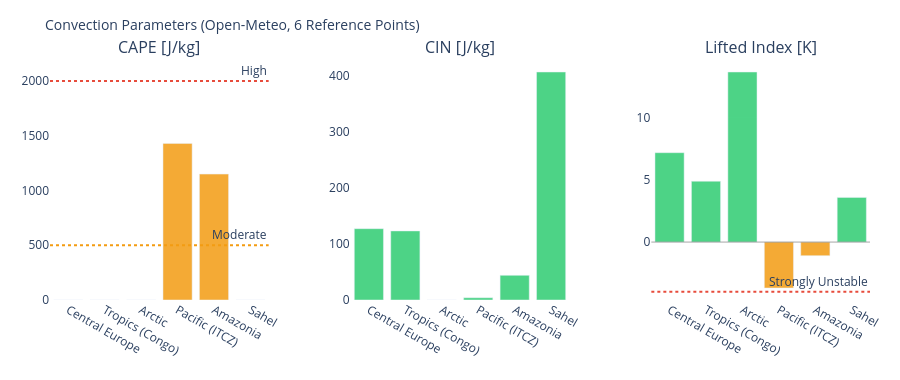

The cell this chart's notebook holds for it:
### Markdown cell above
---
## 3. Visualizations

### Code cell
# ============================================================
# CAPE / CIN / LIFTED INDEX – Convection potential
# ============================================================

if not df_atm.empty:
    fig = make_subplots(
        rows=1, cols=3,
        subplot_titles=['CAPE [J/kg]', 'CIN [J/kg]', 'Lifted Index [K]'],
        horizontal_spacing=0.1
    )
    pts = df_atm['point'].tolist()
    pt_colors = ['#E85D24','#185FA5','#888780','#378ADD','#639922','#F2A623']

    # CAPE – höher = mehr Gewitterpotential
    cape_vals = df_atm['cape'].fillna(0).tolist()
    cape_colors = ['#e74c3c' if v > 2000 else '#f39c12' if v > 500 else '#2ecc71'
                   for v in cape_vals]
    fig.add_trace(go.Bar(x=pts, y=cape_vals, marker_color=cape_colors,
                         opacity=0.85, showlegend=False), row=1, col=1)
    fig.add_hline(y=2000, line_dash='dot', line_color='#e74c3c',
                  annotation_text='High', row=1, col=1)
    fig.add_hline(y=500,  line_dash='dot', line_color='#f39c12',
                  annotation_text='Moderate', row=1, col=1)

    # CIN – negativer = stärker gedeckelt (weniger Auslöse)
    cin_vals = df_atm['cin'].fillna(0).tolist()
    cin_colors = ['#e74c3c' if v < -200 else '#f39c12' if v < -50 else '#2ecc71'
                  for v in cin_vals]
    fig.add_trace(go.Bar(x=pts, y=cin_vals, marker_color=cin_colors,
                         opacity=0.85, showlegend=False), row=1, col=2)

    # Lifted Index – negativ = instabil
    li_vals = df_atm['li'].fillna(0).tolist()
    li_colors = ['#e74c3c' if v < -4 else '#f39c12' if v < 0 else '#2ecc71'
                 for v in li_vals]
    fig.add_trace(go.Bar(x=pts, y=li_vals, marker_color=li_colors,
                         opacity=0.85, showlegend=False), row=1, col=3)
    fig.add_hline(y=0, line_color='gray', line_width=0.7, row=1, col=3)
    fig.add_hline(y=-4, line_dash='dot', line_color='#e74c3c',
                  annotation_text='Strongly Unstable', row=1, col=3)

    fig.update_layout(
        title=dict(text='Convection Parameters (Open-Meteo, 6 Reference Points)', font=dict(size=14)),
        height=380, plot_bgcolor='rgba(0,0,0,0)', paper_bgcolor='rgba(0,0,0,0)',
        margin=dict(l=50, r=30, t=60, b=80)
    )
    fig.update_xaxes(tickangle=30)
    fig.show()

### Figure 1 — Plotly figure (JSON) as saved in the notebook; plotly's stock layout.template omitted (floating-point values rounded to 4 significant figures)
{"data": [{"marker": {"color": ["#2ecc71", "#2ecc71", "#2ecc71", "#f39c12", "#f39c12", "#2ecc71"]}, "opacity": 0.85, "showlegend": false, "type": "bar", "x": ["Central Europe", "Tropics (Congo)", "Arctic", "Pacific (ITCZ)", "Amazonia", "Sahel"], "xaxis": "x", "y": [0.0, 0.0, 0.0, 1430.0, 1150.0, 0.0], "yaxis": "y"}, {"marker": {"color": ["#2ecc71", "#2ecc71", "#2ecc71", "#2ecc71", "#2ecc71", "#2ecc71"]}, "opacity": 0.85, "showlegend": false, "type": "bar", "x": ["Central Europe", "Tropics (Congo)", "Arctic", "Pacific (ITCZ)", "Amazonia", "Sahel"], "xaxis": "x2", "y": [127.0, 123.0, 0.0, 4.0, 44.0, 406.0], "yaxis": "y2"}, {"marker": {"color": ["#2ecc71", "#2ecc71", "#2ecc71", "#f39c12", "#f39c12", "#2ecc71"]}, "opacity": 0.85, "showlegend": false, "type": "bar", "x": ["Central Europe", "Tropics (Congo)", "Arctic", "Pacific (ITCZ)", "Amazonia", "Sahel"], "xaxis": "x3", "y": [7.2, 4.9, 13.7, -3.7, -1.1, 3.6], "yaxis": "y3"}], "layout": {"annotations": [{"font": {"size": 16}, "showarrow": false, "text": "CAPE [J/kg]", "x": 0.1333, "xanchor": "center", "xref": "paper", "y": 1.0, "yanchor": "bottom", "yref": "paper"}, {"font": {"size": 16}, "showarrow": false, "text": "CIN [J/kg]", "x": 0.5, "xanchor": "center", "xref": "paper", "y": 1.0, "yanchor": "bottom", "yref": "paper"}, {"font": {"size": 16}, "showarrow": false, "text": "Lifted Index [K]", "x": 0.8667, "xanchor": "center", "xref": "paper", "y": 1.0, "yanchor": "bottom", "yref": "paper"}, {"showarrow": false, "text": "High", "x": 1, "xanchor": "right", "xref": "x domain", "y": 2000, "yanchor": "bottom", "yref": "y"}, {"showarrow": false, "text": "Moderate", "x": 1, "xanchor": "right", "xref": "x domain", "y": 500, "yanchor": "bottom", "yref": "y"}, {"showarrow": false, "text": "Strongly Unstable", "x": 1, "xanchor": "right", "xref": "x3 domain", "y": -4, "yanchor": "bottom", "yref": "y3"}], "height": 380, "margin": {"b": 80, "l": 50, "r": 30, "t": 60}, "paper_bgcolor": "rgba(0,0,0,0)", "plot_bgcolor": "rgba(0,0,0,0)", "shapes": [{"line": {"color": "#e74c3c", "dash": "dot"}, "type": "line", "x0": 0, "x1": 1, "xref": "x domain", "y0": 2000, "y1": 2000, "yref": "y"}, {"line": {"color": "#f39c12", "dash": "dot"}, "type": "line", "x0": 0, "x1": 1, "xref": "x domain", "y0": 500, "y1": 500, "yref": "y"}, {"line": {"color": "gray", "width": 0.7}, "type": "line", "x0": 0, "x1": 1, "xref": "x3 domain", "y0": 0, "y1": 0, "yref": "y3"}, {"line": {"color": "#e74c3c", "dash": "dot"}, "type": "line", "x0": 0, "x1": 1, "xref": "x3 domain", "y0": -4, "y1": -4, "yref": "y3"}], "title": {"font": {"size": 14}, "text": "Convection Parameters (Open-Meteo, 6 Reference Points)"}, "xaxis": {"anchor": "y", "domain": [0.0, 0.2667], "tickangle": 30}, "xaxis2": {"anchor": "y2", "domain": [0.3667, 0.6333], "tickangle": 30}, "xaxis3": {"anchor": "y3", "domain": [0.7333, 1.0], "tickangle": 30}, "yaxis": {"anchor": "x", "domain": [0.0, 1.0]}, "yaxis2": {"anchor": "x2", "domain": [0.0, 1.0]}, "yaxis3": {"anchor": "x3", "domain": [0.0, 1.0]}}}
